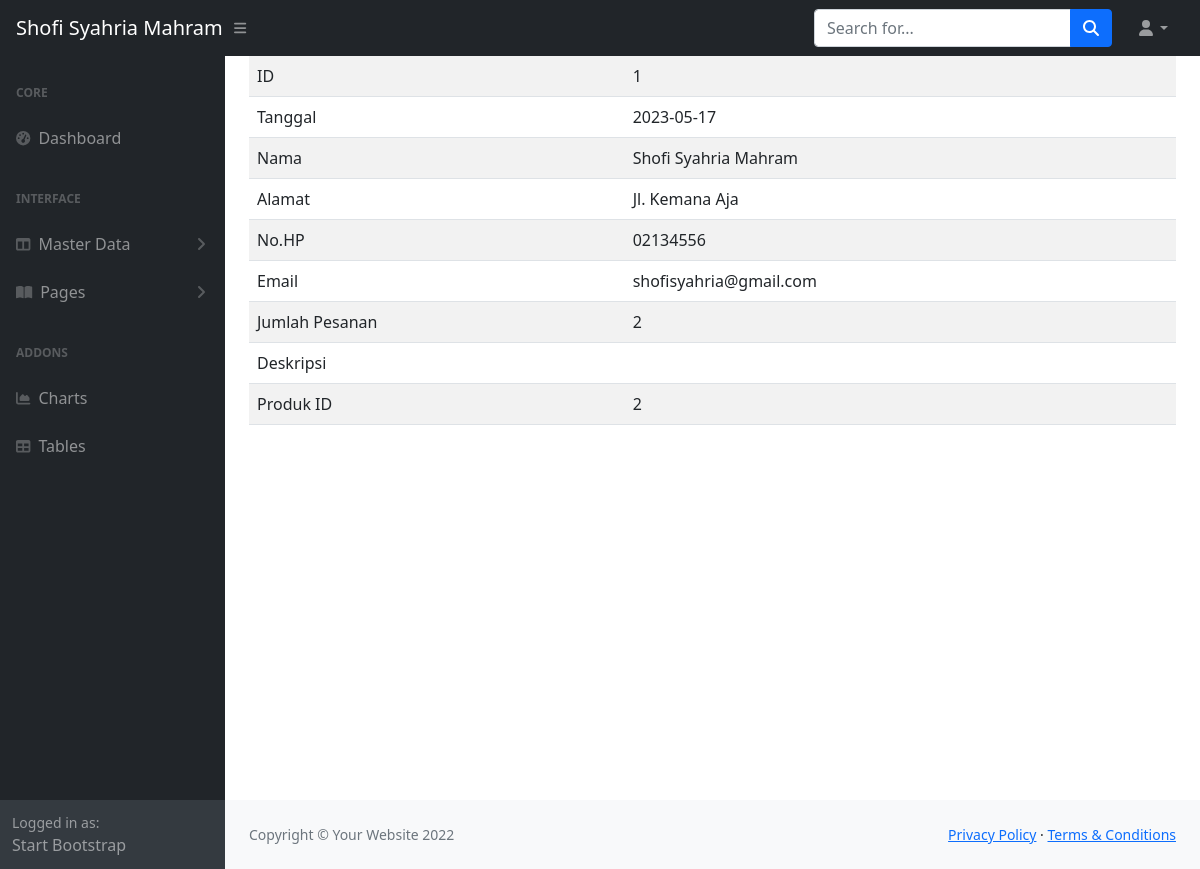
Screenshot of /admin/index.php?hal=view_pesanan&id=1 with the database file from the repository.
### tables this page shows
CREATE TABLE `pesanan` (
  `id` int(11) NOT NULL,
  `tanggal` date DEFAULT NULL,
  `nama_pemesan` varchar(45) NOT NULL,
  `alamat_pemesan` varchar(45) NOT NULL,
  `no_hp` varchar(20) NOT NULL,
  `email` varchar(45) NOT NULL,
  `jumlah_pesanan` int(11) DEFAULT NULL,
  `deskripsi` text DEFAULT NULL,
  `produk_id` int(11) NOT NULL
);

### admin/view_pesanan.php (the view)
<?php
require_once 'dbkoneksi.php';
?>
<?php
$_id = $_GET['id'];
$sql = "SELECT * FROM pesanan WHERE id=?";
$st = $dbh->prepare($sql);
$st->execute([$_id]);
$row = $st->fetch();
?>
<table class="table table-striped">
  <tbody>
  <tr>
    <td>ID</td>
    <td><?= $row['id'] ?></td>
  </tr>
  <tr>
    <td>Tanggal</td>
    <td><?= $row['tanggal'] ?></td>
  </tr>
  <tr>
    <td>Nama</td>
    <td><?= $row['nama_pemesan'] ?></td>
  </tr>
  <tr>
    <td>Alamat</td>
    <td><?= $row['alamat_pemesan'] ?></td>
  </tr>
  <tr>
    <td>No.HP</td>
    <td><?= $row['no_hp'] ?></td>
  </tr>
  <tr>
    <td>Email</td>
    <td><?= $row['email'] ?></td>
  </tr>
  <tr>
    <td>Jumlah Pesanan</td>
    <td><?= $row['jumlah_pesanan'] ?></td>
  </tr>
  <tr>
    <td>Deskripsi</td>
    <td><?= $row['deskripsi'] ?></td>
  </tr>
  <tr>
    <td>Produk ID</td>
    <td><?= $row['produk_id'] ?></td>
  </tr>
  </tbody>
</table>

### rows the page displays
pesanan: id "1", tanggal "2023-05-17", nama_pemesan "Shofi Syahria Mahram", alamat_pemesan "Jl. Kemana Aja", no_hp "02134556", email "shofisyahria@gmail.com", jumlah_pesanan "2", produk "2"
